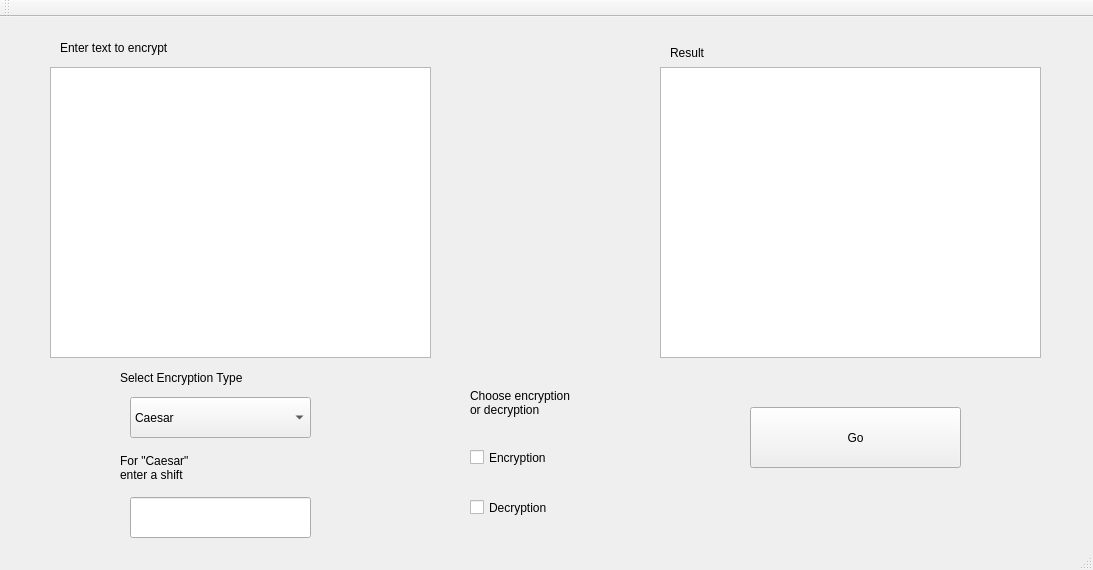
<?xml version="1.0" encoding="UTF-8"?>
<ui version="4.0">
 <class>QtGuiApplicationClass</class>
 <widget class="QMainWindow" name="QtGuiApplicationClass">
  <property name="geometry">
   <rect>
    <x>0</x>
    <y>0</y>
    <width>1093</width>
    <height>570</height>
   </rect>
  </property>
  <property name="windowTitle">
   <string>QtGuiApplication</string>
  </property>
  <widget class="QWidget" name="centralWidget">
   <widget class="QTextEdit" name="textEdit">
    <property name="geometry">
     <rect>
      <x>50</x>
      <y>50</y>
      <width>381</width>
      <height>291</height>
     </rect>
    </property>
   </widget>
   <widget class="QTextBrowser" name="textBrowser">
    <property name="geometry">
     <rect>
      <x>660</x>
      <y>50</y>
      <width>381</width>
      <height>291</height>
     </rect>
    </property>
    <property name="focusPolicy">
     <enum>Qt::NoFocus</enum>
    </property>
   </widget>
   <widget class="QLabel" name="label">
    <property name="geometry">
     <rect>
      <x>60</x>
      <y>10</y>
      <width>301</width>
      <height>41</height>
     </rect>
    </property>
    <property name="text">
     <string>Enter text to encrypt</string>
    </property>
   </widget>
   <widget class="QLabel" name="label_2">
    <property name="geometry">
     <rect>
      <x>670</x>
      <y>20</y>
      <width>231</width>
      <height>31</height>
     </rect>
    </property>
    <property name="text">
     <string>Result</string>
    </property>
   </widget>
   <widget class="QComboBox" name="comboBox">
    <property name="geometry">
     <rect>
      <x>130</x>
      <y>380</y>
      <width>181</width>
      <height>41</height>
     </rect>
    </property>
    <item>
     <property name="text">
      <string>Caesar</string>
     </property>
    </item>
    <item>
     <property name="text">
      <string>Atbash</string>
     </property>
    </item>
   </widget>
   <widget class="QPushButton" name="pushButton">
    <property name="geometry">
     <rect>
      <x>750</x>
      <y>390</y>
      <width>211</width>
      <height>61</height>
     </rect>
    </property>
    <property name="text">
     <string>Go</string>
    </property>
   </widget>
   <widget class="QCheckBox" name="checkBox">
    <property name="geometry">
     <rect>
      <x>470</x>
      <y>420</y>
      <width>171</width>
      <height>41</height>
     </rect>
    </property>
    <property name="text">
     <string>Encryption</string>
    </property>
   </widget>
   <widget class="QCheckBox" name="checkBox_2">
    <property name="geometry">
     <rect>
      <x>470</x>
      <y>470</y>
      <width>201</width>
      <height>41</height>
     </rect>
    </property>
    <property name="text">
     <string>Decryption</string>
    </property>
   </widget>
   <widget class="QLineEdit" name="lineEdit">
    <property name="geometry">
     <rect>
      <x>130</x>
      <y>480</y>
      <width>181</width>
      <height>41</height>
     </rect>
    </property>
   </widget>
   <widget class="QLabel" name="label_3">
    <property name="geometry">
     <rect>
      <x>120</x>
      <y>340</y>
      <width>261</width>
      <height>41</height>
     </rect>
    </property>
    <property name="text">
     <string>Select Encryption Type</string>
    </property>
   </widget>
   <widget class="QLabel" name="label_4">
    <property name="geometry">
     <rect>
      <x>120</x>
      <y>430</y>
      <width>191</width>
      <height>41</height>
     </rect>
    </property>
    <property name="text">
     <string>For &quot;Caesar&quot;
enter a shift</string>
    </property>
   </widget>
   <widget class="QLabel" name="label_5">
    <property name="geometry">
     <rect>
      <x>470</x>
      <y>360</y>
      <width>201</width>
      <height>51</height>
     </rect>
    </property>
    <property name="text">
     <string>Choose encryption
or decryption</string>
    </property>
   </widget>
  </widget>
  <widget class="QMenuBar" name="menuBar">
   <property name="geometry">
    <rect>
     <x>0</x>
     <y>0</y>
     <width>1093</width>
     <height>18</height>
    </rect>
   </property>
  </widget>
  <widget class="QToolBar" name="mainToolBar">
   <attribute name="toolBarArea">
    <enum>TopToolBarArea</enum>
   </attribute>
   <attribute name="toolBarBreak">
    <bool>false</bool>
   </attribute>
  </widget>
  <widget class="QStatusBar" name="statusBar"/>
 </widget>
 <layoutdefault spacing="6" margin="11"/>
 <resources>
  <include location="QtGuiApplication.qrc"/>
 </resources>
 <connections/>
</ui>
